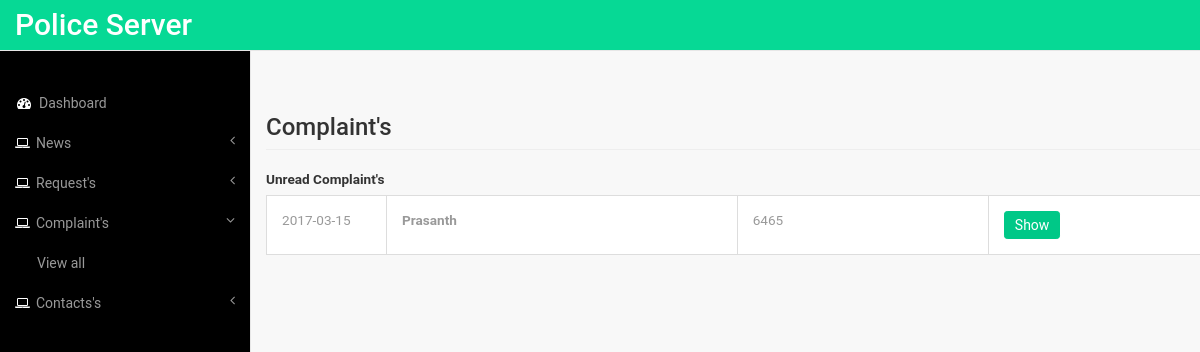
/complaint.php, run on an earlier commit of the app's database.
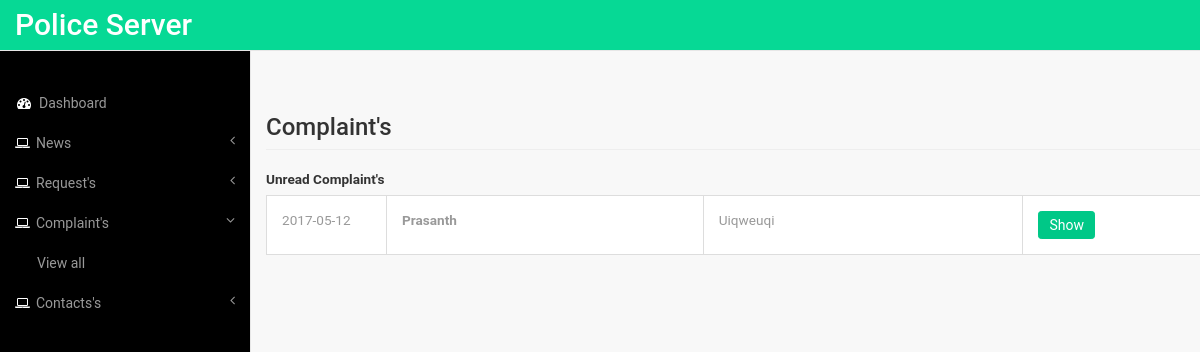
And on a later commit of the database.
### tables this page shows
CREATE TABLE `complaint` (
  `id` int(11) NOT NULL,
  `user_id` int(11) NOT NULL,
  `title` varchar(255) NOT NULL,
  `content` text NOT NULL,
  `location` text NOT NULL,
  `date` date NOT NULL,
  `status` int(1) NOT NULL
);

CREATE TABLE `users` (
  `id` int(11) NOT NULL,
  `name` varchar(255) NOT NULL,
  `email` varchar(255) NOT NULL,
  `mobile` varchar(255) NOT NULL,
  `password` varchar(255) NOT NULL,
  `aadhar` text NOT NULL,
  `device_id` text NOT NULL,
  `fcm_id` text NOT NULL
);

### libs/Admin.php (called while the page is built, shortened)
<?php
require_once 'DbConnection.php';
class Admin extends Dbconnection {
    public function getComplaint($comp_id = ""){
        if($comp_id != ""){
               $query = "select * from  complaint where id = '$comp_id'";
           }else{
               $query = "select * from  complaint where status = '0' ORDER BY date DESC";
           }
        return $this->getData($query);
    }
}

### libs/DbConnection.php (called while the page is built, shortened)
<?php
class DbConnection {
    private $host = "localhost";
    private $username = "root";
    private $password = "";
    private $database = "police_db";
    public $connection;
    public function __construct() {
       $this->connection = new mysqli($this->host,$this->username,$this->password,$this->database);
    }
    public function getData($query) {
        $result = mysqli_query($this->connection, $query) or die(mysqli_error($this->connection));
        return mysqli_fetch_all($result, MYSQLI_ASSOC);
    }
}

### libs/User.php (called while the page is built, shortened)
<?php
require_once 'DbConnection.php';
class User extends DbConnection{
public function getUser($user_id = ""){
    $query = "SELECT * FROM users";
    return $this->getData($query);
}
}
 ?>

### complaint.php (the view, shortened to what this page needs)
<?php
require_once 'libs/Admin.php';
require_once 'libs/User.php';
$admin = new Admin();
$user = new User();
include 'includes/header.php';
$complaint_data = $admin->getComplaint();
?>
<br>
<div class="container">
	<h3 class="page-header">Complaint's</h3>
	<div class="complaints_wrapper "  style="padding-right: 60px;">
	<label><strong>Unread Complaint's</strong></label>
		<table class="table table-bordered data-container" >
			<tbody>
				<?php foreach ($complaint_data as $complaint){
					$complaint_id = $complaint['id'];
					$user_id = $complaint['user_id'];
					$title = $complaint['title'];
					$date = $complaint['date'];
					$user_data = $user->getUser($user_id);
					$user_name = $user_data[0]['name'];
					?>
						<tr class="unread checked complaint_row">
							<td width="120px">
								<?=ucfirst($date)?>
							</td>
							<td class="hidden-xs">
								<strong>
									<?=ucfirst($user_name)?>
								</strong>
							</td>
							<td>
								<?=ucfirst($title)?>
							</td>
							<td>
								<a href="complaint_view.php?id=<?=$complaint_id;?>" class="btn btn-primary">
									Show
								</a>
							</td>
							</tr>
					<?php } ?>
				</tbody>
			</table>
		</div>
	</div>
</div>
</div>
<?php include 'includes/footer.php';?>

What changed in the data, as far as the page shows it:
changed complaint "Prasanth": date "2017-03-15" → "2017-05-12"; title "6465" → "Uiqweuqi"
